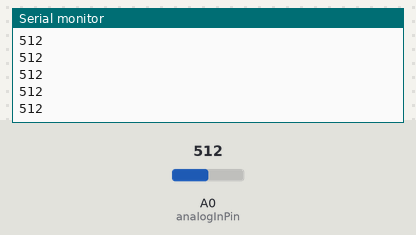
Recording of a sketch running on a simulated Arduino Uno, built with avr-gcc and run on an emulated ATmega328P. On the bench: the last lines printed to the serial monitor. The test bench sets the inputs (shaded band); at power-on: A0 (analogInPin) = 512.

Above: at 1.2 s.
1.3 s: A0 (analogInPin) set to 716
At 1.8 s:
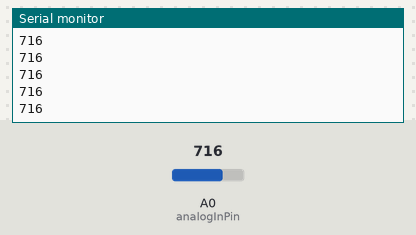
2.8 s: A0 (analogInPin) set to 900
At 3.3 s:
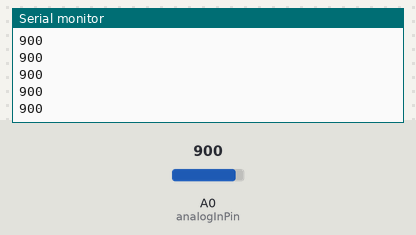
Timing chart, 0 to 5.8 s (numbered marks = the images above; inputs shaded):
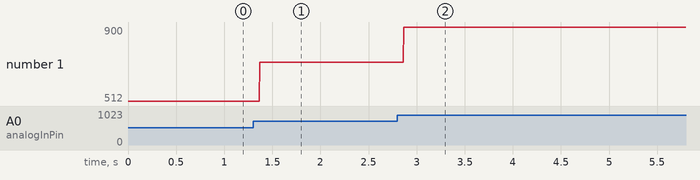

The sketch:

hello_world_hb100.ino
```cpp
const int analogInPin = A0; // Analog input pin for amplified hb100

int sensorValue = 0; // value read from the amplifier output

void setup() {
  // initialize serial communications at 9600 bps:
  Serial.begin(9600);
}

void loop() {
  // read the analog in value:
  sensorValue = analogRead(analogInPin);

  // print the results to the serial monitor:
  Serial.print(sensorValue);
  Serial.println();

  // wait 2 milliseconds before the next loop
  // for the analog-to-digital converter to settle
  // after the last reading:
  delay(2);
}
```

Measured:
- after the input at 1.3 s, the serial monitor: prints a new line after 0.07 s (image 1)
- after the input at 2.8 s, the serial monitor: prints a new line after 0.07 s (image 2)
- plotted number 1: 512 → 716 after the input at 1.3 s, 716 → 900 after the input at 2.8 s
